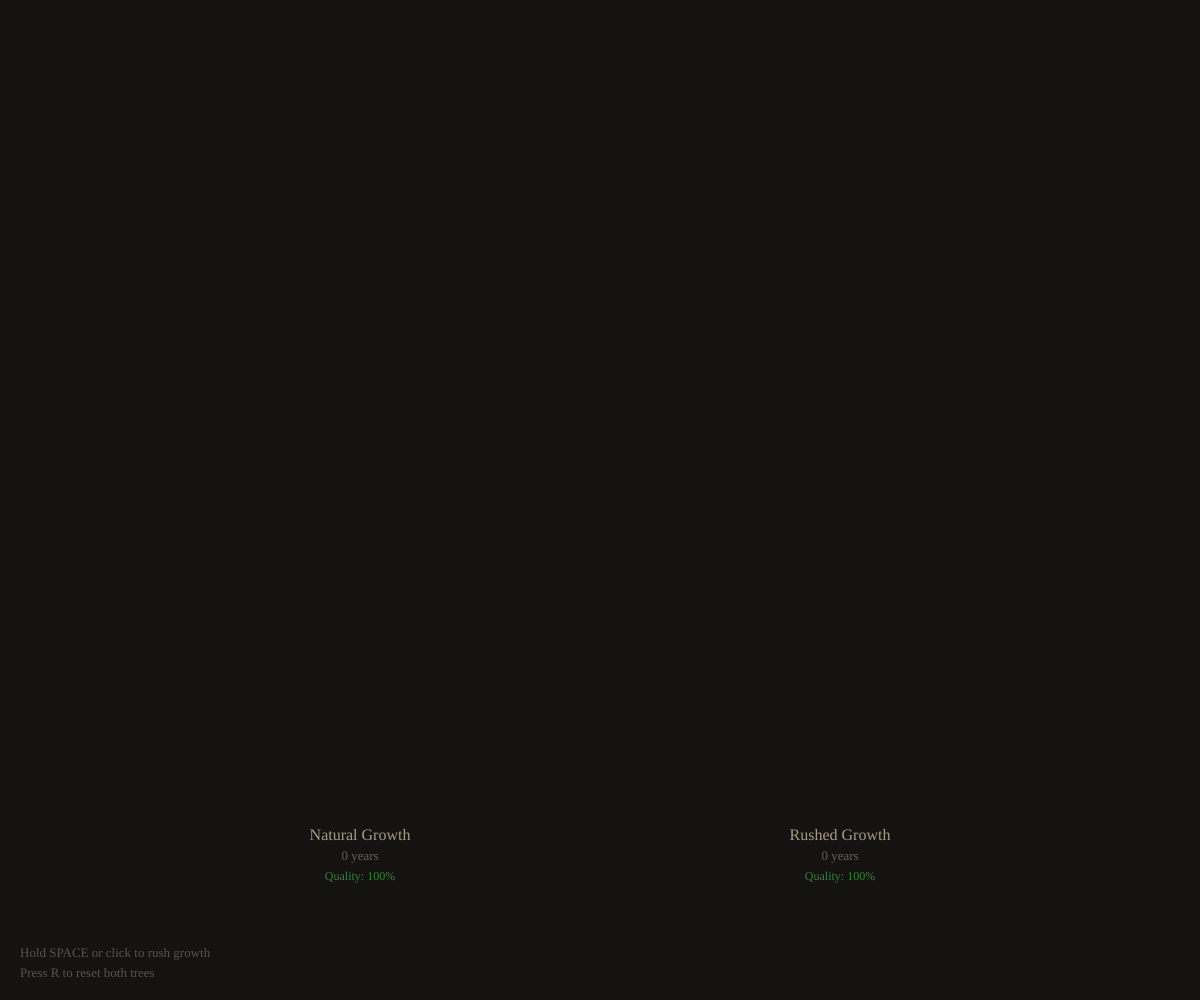
Frame 1 (no input)
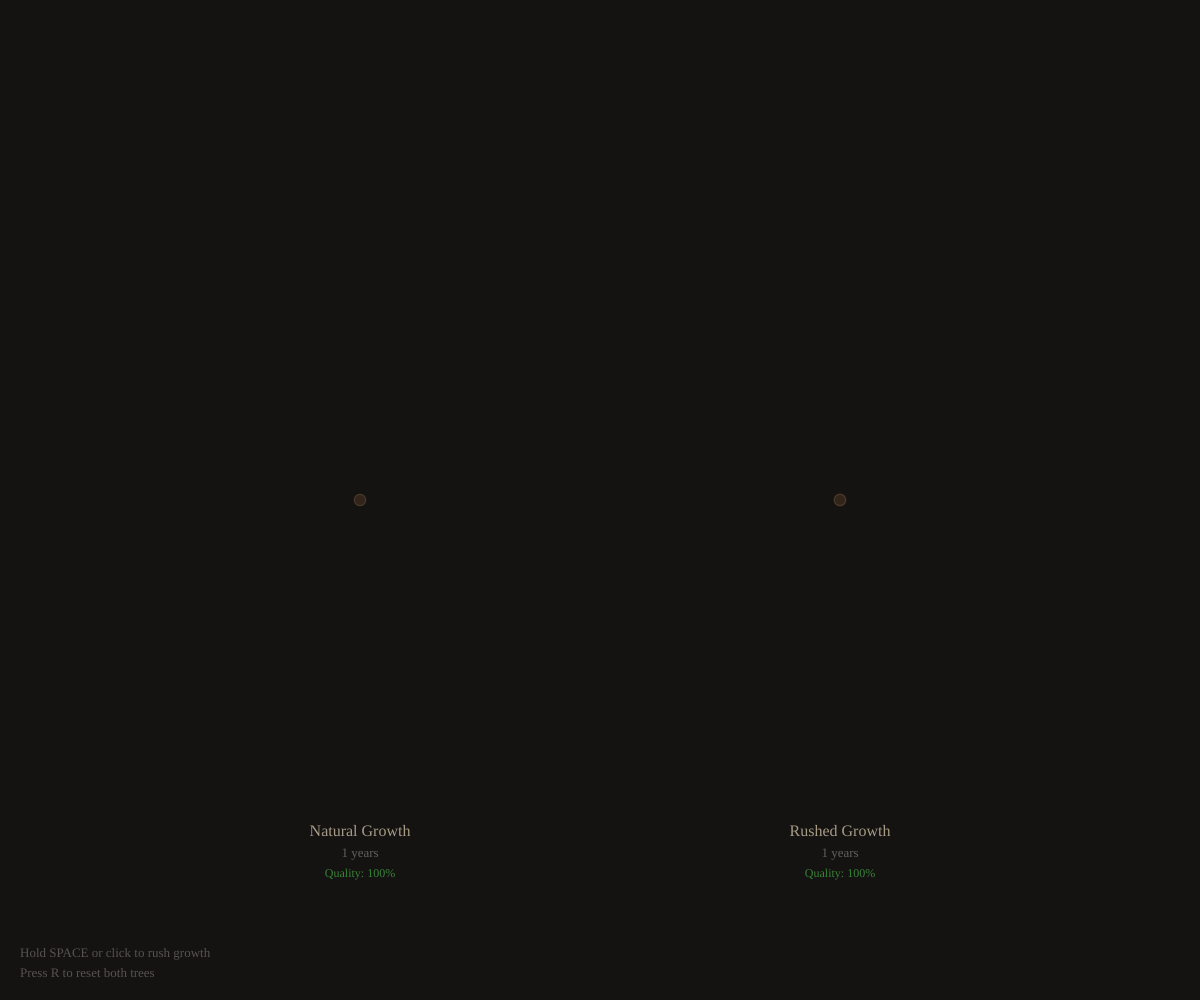
Frame 60 (no input)
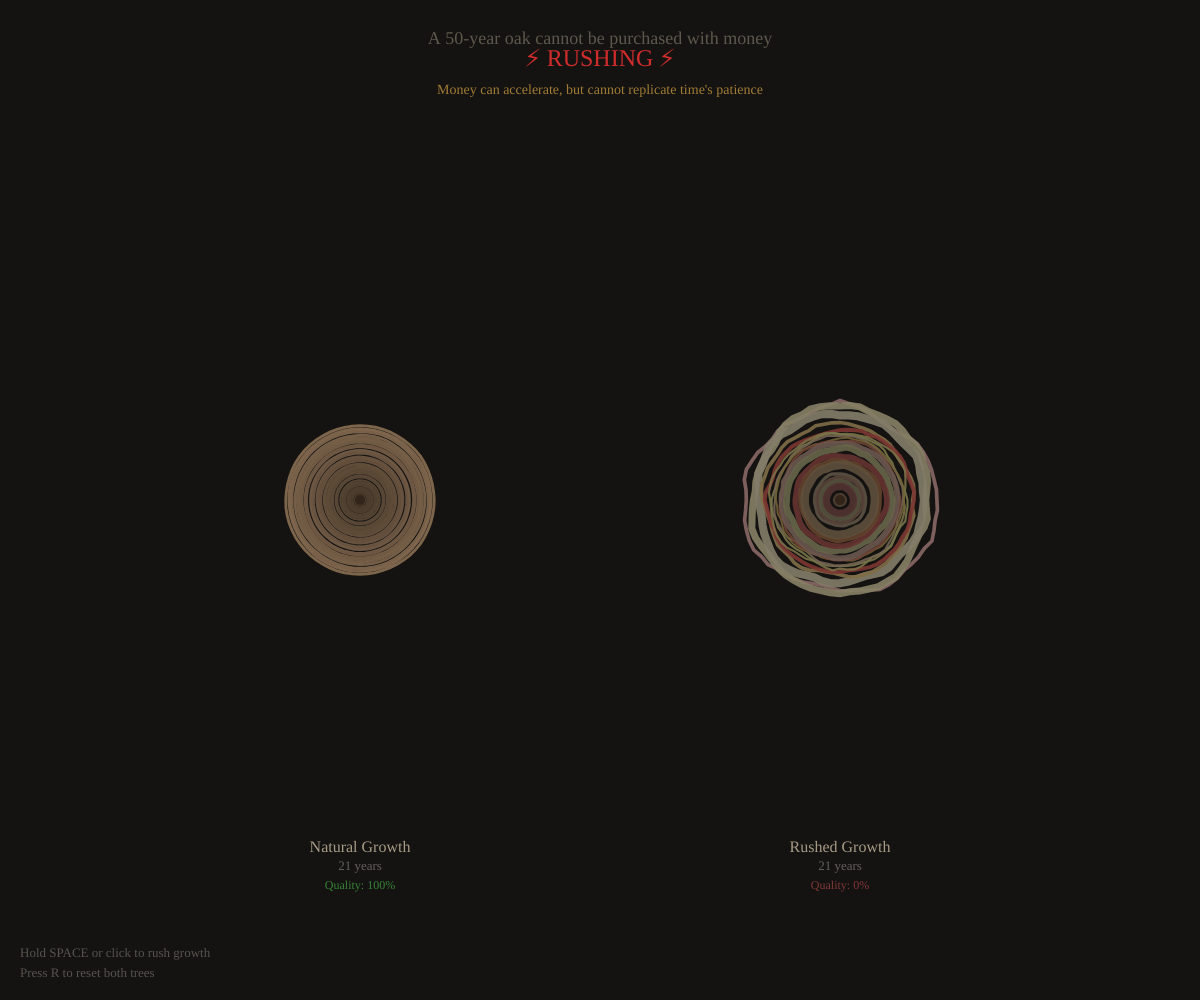
Frame 120 (the mouse pressed at the canvas centre since frame 60)

The p5.js sketch that drew these frames (run headless with seeded random() and noise() and a simulated clock; from frame 60 on, the mouse is pressed at the canvas centre):

// p5.js sketch
// ── sketch.js
// Time Cannot Be Bought - 2026-03-22
// Visualizing the irreplacability of time through tree rings

let rings = [];
let age = 0;
let rushing = false;
let rushCount = 0;
let naturalGrowth = true;
let lastRingTime = 0;
const RING_INTERVAL = 800; // ms between natural rings
const RUSH_INTERVAL = 50;  // ms when rushing

// Two trees side by side
let patientTree = { rings: [], age: 0, rushDamage: 0 };
let rushedTree = { rings: [], age: 0, rushDamage: 0 };

function setup() {
  createCanvas(windowWidth, windowHeight);
  colorMode(HSB, 360, 100, 100, 100);
  textFont('Georgia');
  lastRingTime = millis();
}

function draw() {
  background(20, 10, 8);
  
  let now = millis();
  let interval = rushing ? RUSH_INTERVAL : RING_INTERVAL;
  
  // Add rings based on time
  if (now - lastRingTime > interval) {
    addRing(patientTree, false);
    addRing(rushedTree, rushing);
    lastRingTime = now;
  }
  
  // Draw both trees
  let leftX = width * 0.3;
  let rightX = width * 0.7;
  let centerY = height * 0.5;
  
  drawTree(patientTree, leftX, centerY, "Natural Growth");
  drawTree(rushedTree, rightX, centerY, "Rushed Growth");
  
  // Draw rushing indicator
  if (rushing) {
    fill(0, 80, 100, 80);
    noStroke();
    textSize(24);
    textAlign(CENTER, CENTER);
    text("⚡ RUSHING ⚡", width/2, 60);
    
    // Warning message
    fill(40, 70, 100, 60);
    textSize(14);
    text("Money can accelerate, but cannot replicate time's patience", width/2, 90);
  }
  
  // Instructions
  drawInstructions();
  
  // Central message
  drawCentralMessage();
}

function addRing(tree, isRushed) {
  tree.age++;
  
  // Natural ring properties
  let baseThickness = random(2, 5);
  let baseIrregularity = 0.02;
  let baseColorShift = 0;
  
  if (isRushed) {
    tree.rushDamage += 0.15;
    // Rushed growth causes defects
    baseThickness *= random(0.3, 2.5); // Uneven thickness
    baseIrregularity = 0.1 + tree.rushDamage * 0.05; // More irregular shape
    baseColorShift = random(-30, 30); // Color inconsistency
  } else {
    // Slow natural healing
    tree.rushDamage = max(0, tree.rushDamage - 0.01);
  }
  
  tree.rings.push({
    thickness: baseThickness,
    irregularity: baseIrregularity,
    colorShift: baseColorShift,
    wasRushed: isRushed,
    noiseOffset: random(1000)
  });
}

function drawTree(tree, x, y, label) {
  push();
  translate(x, y);
  
  // Calculate total radius
  let totalRadius = 0;
  for (let ring of tree.rings) {
    totalRadius += ring.thickness;
  }
  
  // Limit max radius
  let maxRadius = min(width * 0.25, height * 0.35);
  let scale = totalRadius > maxRadius ? maxRadius / totalRadius : 1;
  
  // Draw rings from outside in
  let currentRadius = totalRadius * scale;
  
  for (let i = tree.rings.length - 1; i >= 0; i--) {
    let ring = tree.rings[i];
    let thickness = ring.thickness * scale;
    
    // Ring color - natural browns with age variation
    let baseHue = 30;
    let hue = baseHue + ring.colorShift;
    let sat = 40 + (ring.wasRushed ? random(-20, 20) : 0);
    let bri = 30 + (i / tree.rings.length) * 25;
    
    // Draw irregular ring
    noFill();
    stroke(hue, sat, bri, 90);
    strokeWeight(thickness);
    
    beginShape();
    let points = 60;
    for (let j = 0; j <= points; j++) {
      let angle = (j / points) * TWO_PI;
      let irregularity = noise(
        cos(angle) * 2 + ring.noiseOffset,
        sin(angle) * 2 + ring.noiseOffset
      );
      let r = currentRadius * (1 + (irregularity - 0.5) * ring.irregularity);
      vertex(cos(angle) * r, sin(angle) * r);
    }
    endShape(CLOSE);
    
    currentRadius -= thickness;
  }
  
  // Draw center (pith)
  if (tree.rings.length > 0) {
    fill(25, 50, 20);
    noStroke();
    ellipse(0, 0, 10, 10);
  }
  
  // Label
  fill(40, 20, 80, 80);
  noStroke();
  textSize(16);
  textAlign(CENTER);
  text(label, 0, maxRadius + 40);
  
  // Age indicator
  fill(40, 10, 60, 60);
  textSize(13);
  text(`${tree.rings.length} years`, 0, maxRadius + 60);
  
  // Quality indicator
  let quality = calculateQuality(tree);
  let qualityColor = quality > 0.8 ? color(120, 60, 70, 70) : 
                     quality > 0.5 ? color(45, 60, 70, 70) :
                     color(0, 60, 70, 70);
  fill(qualityColor);
  textSize(12);
  text(`Quality: ${(quality * 100).toFixed(0)}%`, 0, maxRadius + 80);
  
  pop();
}

function calculateQuality(tree) {
  if (tree.rings.length === 0) return 1;
  
  let rushedRings = tree.rings.filter(r => r.wasRushed).length;
  let ratio = 1 - (rushedRings / tree.rings.length);
  
  // Also factor in rush damage
  let damagepenalty = tree.rushDamage * 0.1;
  
  return max(0, ratio - damagepenalty);
}

function drawInstructions() {
  fill(40, 10, 60, 50);
  noStroke();
  textSize(13);
  textAlign(LEFT, BOTTOM);
  text("Hold SPACE or click to rush growth", 20, height - 40);
  text("Press R to reset both trees", 20, height - 20);
}

function drawCentralMessage() {
  // Only show after some growth
  if (patientTree.rings.length > 5) {
    fill(40, 20, 80, 40);
    noStroke();
    textAlign(CENTER, TOP);
    textSize(18);
    text("A 50-year oak cannot be purchased with money", width/2, 30);
  }
}

function keyPressed() {
  if (key === ' ' || key === 'Space') {
    rushing = true;
  }
  if (key === 'r' || key === 'R') {
    // Reset
    patientTree = { rings: [], age: 0, rushDamage: 0 };
    rushedTree = { rings: [], age: 0, rushDamage: 0 };
  }
}

function keyReleased() {
  if (key === ' ' || key === 'Space') {
    rushing = false;
  }
}

function mousePressed() {
  rushing = true;
}

function mouseReleased() {
  rushing = false;
}

function windowResized() {
  resizeCanvas(windowWidth, windowHeight);
}
